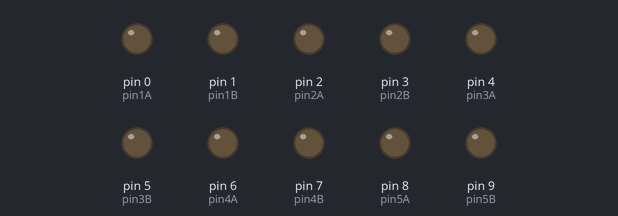
Simulated run of this sketch. Board: Arduino Uno, built with avr-gcc and run on an emulated ATmega328P. Shown: output pins drawn as LEDs (lit = HIGH).

Above: at 0.5 s.
At 1.5 s:
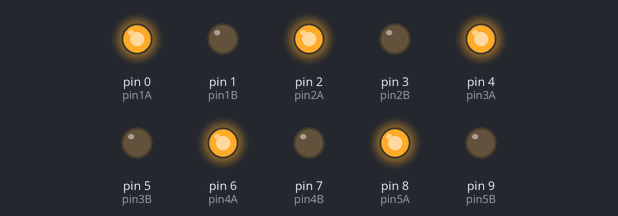
At 2.5 s:
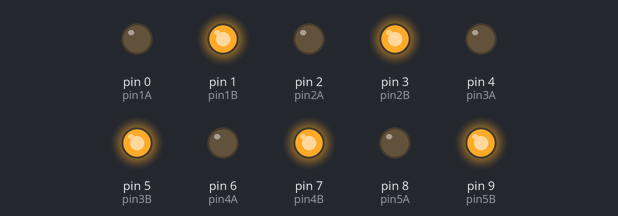
At 3.5 s:
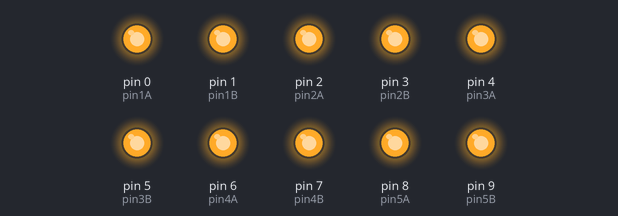
Timing chart, 0 to 5.2 s (numbered marks = the images above):
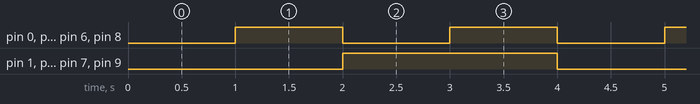

The sketch:

binaryDec20.ino
```cpp
/* logicGate
 *
 * This file will test using the binary decoder
 *
 * @author Jamie Tudor
 * @date 12-6-2017
 */

const int pin1A = 0;
const int pin1B = 1;
const int pin2A = 2;
const int pin2B = 3;
const int pin3A = 4;
const int pin3B = 5;
const int pin4A = 6;
const int pin4B = 7;
const int pin5A = 8;
const int pin5B = 9;

void setup()
{
    pinMode(pin1A, OUTPUT);
    pinMode(pin1B, OUTPUT);
    pinMode(pin2A, OUTPUT);
    pinMode(pin2B, OUTPUT);
    pinMode(pin3A, OUTPUT);
    pinMode(pin3B, OUTPUT);
    pinMode(pin4A, OUTPUT);
    pinMode(pin4B, OUTPUT);
    pinMode(pin5A, OUTPUT);
    pinMode(pin5B, OUTPUT);
}

void loop()
{
    digitalWrite(pin1A, LOW);
    digitalWrite(pin1B, LOW);
    digitalWrite(pin2A, LOW);
    digitalWrite(pin2B, LOW);
    digitalWrite(pin3A, LOW);
    digitalWrite(pin3B, LOW);
    digitalWrite(pin4A, LOW);
    digitalWrite(pin4B, LOW);
    digitalWrite(pin5A, LOW);
    digitalWrite(pin5B, LOW);
    delay(1000);
    digitalWrite(pin1A, HIGH);
    digitalWrite(pin1B, LOW);
    digitalWrite(pin2A, HIGH);
    digitalWrite(pin2B, LOW);
    digitalWrite(pin3A, HIGH);
    digitalWrite(pin3B, LOW);
    digitalWrite(pin4A, HIGH);
    digitalWrite(pin4B, LOW);
    digitalWrite(pin5A, HIGH);
    digitalWrite(pin5B, LOW);
    delay(1000);
    digitalWrite(pin1A, LOW);
    digitalWrite(pin1B, HIGH);
    digitalWrite(pin2A, LOW);
    digitalWrite(pin2B, HIGH);
    digitalWrite(pin3A, LOW);
    digitalWrite(pin3B, HIGH);
    digitalWrite(pin4A, LOW);
    digitalWrite(pin4B, HIGH);
    digitalWrite(pin5A, LOW);
    digitalWrite(pin5B, HIGH);
    delay(1000);
    digitalWrite(pin1A, HIGH);
    digitalWrite(pin1B, HIGH);
    digitalWrite(pin2A, HIGH);
    digitalWrite(pin2B, HIGH);
    digitalWrite(pin3A, HIGH);
    digitalWrite(pin3B, HIGH);
    digitalWrite(pin4A, HIGH);
    digitalWrite(pin4B, HIGH);
    digitalWrite(pin5A, HIGH);
    digitalWrite(pin5B, HIGH);
    delay(1000);

}
```

Measured:
- by itself, pin 0 (pin1A), pin 2 (pin2A), pin 4 (pin3A), pin 6 (pin4A), pin 8 (pin5A): alternates HIGH for 1.0 s and LOW for 1.0 s
- by itself, pin 1 (pin1B), pin 3 (pin2B), pin 5 (pin3B), pin 7 (pin4B), pin 9 (pin5B): alternates HIGH for 2.0 s and LOW for 2.0 s
- by itself, everything shown: repeats every 4.0 s, in 4 steps
